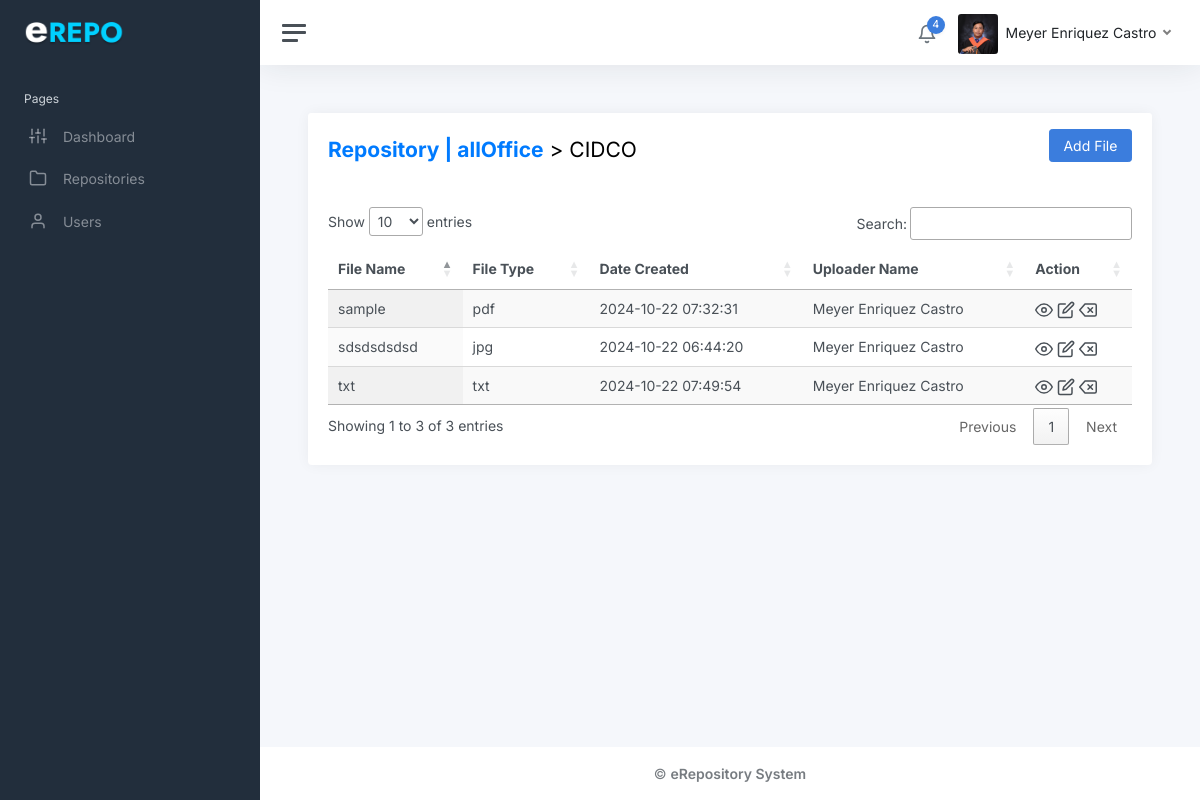
The app's page /frontend/repository_file.php?repo_id=8 (signed in) with its own data.
### tables this page shows
CREATE TABLE `users` (
  `id` int(11) NOT NULL,
  `full_name` varchar(100) NOT NULL,
  `email` varchar(100) NOT NULL,
  `password` varchar(255) NOT NULL,
  `profile_picture` varchar(255) DEFAULT NULL,
  `accesstype_id` int(11) DEFAULT NULL,
  `office_id` int(11) DEFAULT NULL,
  `dateCreated` timestamp NOT NULL DEFAULT current_timestamp()
);

CREATE TABLE `offices` (
  `office_id` int(11) NOT NULL,
  `officeName` varchar(200) NOT NULL,
  `officeCode` varchar(50) NOT NULL
);

CREATE TABLE `repo_folder` (
  `repo_id` int(11) NOT NULL,
  `title` varchar(200) NOT NULL,
  `dateCreated` timestamp NOT NULL DEFAULT current_timestamp() ON UPDATE current_timestamp(),
  `user_id` int(11) NOT NULL,
  `office_id` int(11) NOT NULL
);

CREATE TABLE `repo_file` (
  `file_id` int(11) NOT NULL,
  `original_file_name` varchar(255) NOT NULL,
  `dateUploaded` timestamp NOT NULL DEFAULT current_timestamp() ON UPDATE current_timestamp(),
  `user_id` int(11) NOT NULL,
  `repo_id` int(11) NOT NULL,
  `saved_file_name` varchar(255) NOT NULL,
  `file_type` varchar(50) NOT NULL
);

### backend/function.php (called while the page is built, shortened)
<?php
function OfficeName($id){
    global $conn;
    $query = 'SELECT officeCode FROM offices WHERE office_id=?';
    $stmt = $conn->prepare($query);
    $stmt->bind_param('i', $id);
    $stmt->execute();
    $stmt->bind_result($officeName);
    return $officeName;
}
function UploaderName($id) {
    global $conn;
    $query = 'SELECT full_name FROM users WHERE id = ?';
    $stmt = $conn->prepare($query);
    $stmt->bind_param('i', $id);
    $stmt->execute();
    $stmt->bind_result($fullName);
    return $fullName;
}
?>

### frontend/repository_file.php (the view, shortened to what this page needs)
<?php include'../backend/session.php';
include '../backend/db.php';
include "../backEnd/function.php";
?>
<!DOCTYPE html>
<html lang="en">
<head>
	<link rel="stylesheet" href="https://stackpath.bootstrapcdn.com/bootstrap/4.5.2/css/bootstrap.min.css">
	<link rel="stylesheet" href="https://cdn.datatables.net/1.13.1/css/jquery.dataTables.min.css">
	<link href="../static/css/app.css" rel="stylesheet">
</head>
<body>
	<div class="wrapper">
    <?php include'nav.php';?>
		<div class="main">
        <?php include'header-nav.php';?>
			<main class="content">
				<div class="container-fluid p-0">
					<div class="row">
						<div class="col-12">
							<div class="card">
								<div class="card-header">
									<div class="row">
										<div class="col-6">
										<h1 class="h3 mt-2">
    <strong>
        <a href="repository.php" style="text-decoration: none; color: #007BFF; font-weight: bold;">
            Repository |
        </a>
    </strong>
    <?php
    if (isset($_SESSION['id'])) {
        $user_id = $_SESSION['id'];
        $query = "SELECT * FROM users WHERE id = '$user_id'";
        $result = $conn->query($query);
        if ($result->num_rows == 1) {
            $user_data = $result->fetch_assoc();
            $office_id = $user_data['office_id'];
            if ($office_id == 0) {
                echo '<a href="repository.php" style="text-decoration: none; color: #007BFF; font-weight: bold;">All Offices</a>';
            } else {
                echo '<a href="repository.php" style="text-decoration: none; color: #007BFF; font-weight: bold;">' . officeName($user_data['office_id']) . '</a>';
            }
            if (isset($_SESSION['repo_id'])) {
                $repo_id = $_SESSION['repo_id'];
                $repo_query = "SELECT title FROM repo_folder WHERE repo_id = '$repo_id' LIMIT 1";
                $repo_result = $conn->query($repo_query);
                $repo_title = "";
                if ($repo_result->num_rows > 0) {
                    $repo_data = $repo_result->fetch_assoc();
                    $repo_title = htmlspecialchars($repo_data['title']);
                }
                if ($repo_title) {
                    echo ' > ' . $repo_title;
                }
            } else {
                die("Repository ID is not defined.");
            }
        }
    }
    ?>
</h1>
										</div>
										<div class="col-6">
											<button type="button" class="btn btn-primary float-end"
											data-bs-toggle="modal" data-bs-target="#addFileModal">Add File</button>
									</div>
									</div>
								</div>
								<div class="card-body">
								<div class="table-responsive">
								<table id="usersTable" class="display">
        <thead>
            <tr>
                <th>File Name</th>
                <th>File Type</th>
                <th>Date Created</th>
				<th>Uploader Name</th>
                <th>Action</th>
            </tr>
        </thead>
        <tbody>
		<?php
if (isset($_SESSION['repo_id'])) {
    $repo_id = $_SESSION['repo_id'];
    $query = "SELECT * FROM repo_file WHERE repo_id = '$repo_id'";
    $result = $conn->query($query);
    if ($result && $result->num_rows > 0) {
        while ($repo_data = $result->fetch_assoc()) {
            echo '<tr>
                <td>' . htmlspecialchars($repo_data['original_file_name']) . '</td>
                <td>' . htmlspecialchars($repo_data['file_type']) . '</td>
                <td>' . htmlspecialchars($repo_data['dateUploaded']) . '</td>
                <td>' . htmlspecialchars(UploaderName($repo_data['user_id'])) . '</td>
                <td>
                 <i class="align-middle" type="button"
                   onclick="openCustom(\'../backend/view_file.php?file_id=' .  $repo_data['file_id'] . '\',400,300);"
                   data-feather="eye" style="cursor: pointer;"></i>
                    <i class="align-middle" type="button" data-bs-toggle="modal"
                       data-bs-target="#editModal"
                       onclick="event.stopPropagation(); setEditUserData(' . $repo_data['file_id'] . ', \'' . addslashes($repo_data['original_file_name']) . '\')"
                       data-feather="edit"></i>
                    <i class="align-middle"
                       type="button"
                       data-bs-toggle="modal"
                       data-bs-target="#deleteUserModal"
                       onclick="event.stopPropagation(); setDeleteFolderId(' . htmlspecialchars($repo_data['file_id'], ENT_QUOTES) . ')"
                       data-feather="delete"
                       style="cursor: pointer;">
                    </i>
                </td>
            </tr>';
        }
    }
}
?>
        </tbody>
    </table>
	</div>
								</div>
							</div>
						</div>
					</div>
				</div>
			</main>
			<?php include'footer.php'; ?>
		</div>
	</div>
</body>
</html>

### frontend/header-nav.php (shortened to what this page needs)
<?php
$stmt = $conn->prepare("SELECT * FROM users WHERE id = ?");
$stmt->bind_param("i", $_SESSION['id']);
$stmt->execute();
$result = $stmt->get_result();
$user = $result->fetch_assoc();
?>
<nav class="navbar navbar-expand navbar-light navbar-bg">
				<a class="sidebar-toggle js-sidebar-toggle">
          <i class="hamburger align-self-center"></i>
        </a>
				<div class="navbar-collapse collapse">
					<ul class="navbar-nav navbar-align">
						<li class="nav-item dropdown">
							<a class="nav-icon dropdown-toggle" href="#" id="alertsDropdown" data-bs-toggle="dropdown">
								<div class="position-relative">
									<i class="align-middle" data-feather="bell"></i>
									<span class="indicator">4</span>
								</div>
							</a>
						</li>
						<li class="nav-item dropdown">
                <a class="nav-link dropdown-toggle d-none d-sm-inline-block" href="#" data-bs-toggle="dropdown">
				<img src="../backend/<?php echo $user['profile_picture']; ?>"
     			class="avatar img-fluid rounded me-1"
    			alt="Profile Picture"
     			onerror="this.onerror=null; this.src='../backend/default.jpg';" />
                    <span class="text-dark"><?php echo htmlspecialchars($user['full_name']); ?></span>
                </a>
            </li>
        </ul>
    </div>
</nav>

### records on screen
users: profile_picture (picture), full_name "Meyer Enriquez Castro", office.officeCode "allOffice"
repo_folder: title "CIDCO"
repo_file: original_file_name "sdsdsdsdsd", file_type "jpg", dateUploaded "2024-10-22 06:44:20", user.full_name "Meyer Enriquez Castro"
repo_file: original_file_name "sample", file_type "pdf", dateUploaded "2024-10-22 07:32:31", user.full_name "Meyer Enriquez Castro"
repo_file: original_file_name "txt", file_type "txt", dateUploaded "2024-10-22 07:49:54", user.full_name "Meyer Enriquez Castro"
